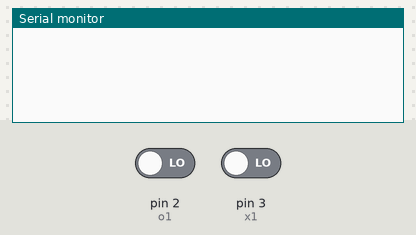
Simulated run of this sketch. Board: Arduino Uno, built with avr-gcc and run on an emulated ATmega328P. On the bench: the last lines printed to the serial monitor. The inputs (shaded band) are chosen by the test bench; at power-on: pin 2 (o1) LOW, pin 3 (x1) LOW.

Above: at 1.2 s.
1.3 s: pin 2 (o1) driven HIGH
At 1.7 s:
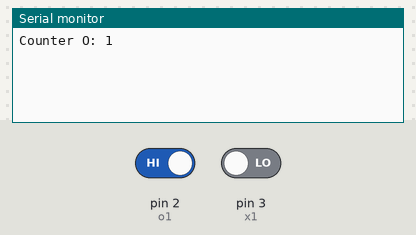
2.8 s: pin 2 (o1) driven LOW and pin 3 (x1) driven HIGH
5.8 s: pin 2 (o1) driven HIGH
At 6.7 s:
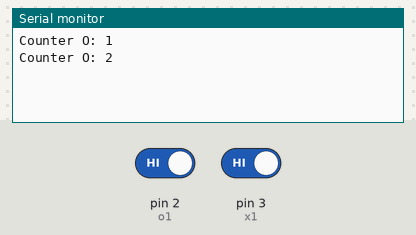

The sketch:

led__xo_practice_.ino
```cpp
int o1 = 2;
int x1 = 3;
int countero;
int counterx;

void setup() {
  // put your setup code here, to run once:
  pinMode(o1, INPUT);
  pinMode(x1, INPUT);
  countero = 0;
  counterx = 0;
  Serial.begin(9600);
}

void loop() {
  // put your main code here, to run repeatedly:
  int o1state = digitalRead(o1);
  int x1state = digitalRead(x1);
  if(o1state == 1){
    countero++;
    Serial.print("Counter O: ");
    Serial.println(countero);
    delay(5000);
  }
  if(x1state == 1){
    counterx++;
    Serial.print("Counter X: ");
    Serial.println(counterx);
    delay(5000);
  }
}
```

Measured:
- after the input at 1.3 s, the serial monitor: prints a new line at once (image 1)
- after the input at 5.8 s, the serial monitor: prints a new line after 0.50 s (image 2)
